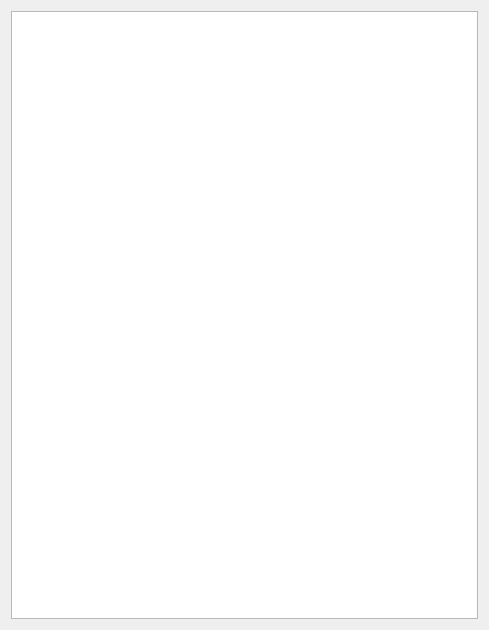
<?xml version="1.0" encoding="UTF-8"?>
<ui version="4.0">
 <class>AnimalsWidget</class>
 <widget class="QWidget" name="AnimalsWidget">
  <property name="geometry">
   <rect>
    <x>0</x>
    <y>0</y>
    <width>489</width>
    <height>630</height>
   </rect>
  </property>
  <property name="windowTitle">
   <string>Form</string>
  </property>
  <layout class="QVBoxLayout" name="verticalLayout">
   <item>
    <widget class="QTableView" name="tableView">
     <property name="editTriggers">
      <set>QAbstractItemView::NoEditTriggers</set>
     </property>
     <property name="selectionBehavior">
      <enum>QAbstractItemView::SelectRows</enum>
     </property>
     <property name="sortingEnabled">
      <bool>true</bool>
     </property>
     <attribute name="verticalHeaderDefaultSectionSize">
      <number>20</number>
     </attribute>
    </widget>
   </item>
  </layout>
 </widget>
 <resources/>
 <connections/>
</ui>
